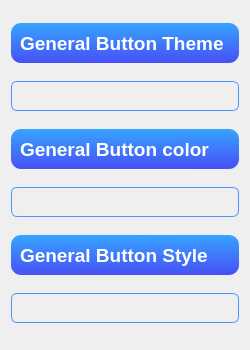
                <widget class="QWidget" name="scrollAreaWidgetContents_4">
                 <property name="geometry">
                  <rect>
                   <x>0</x>
                   <y>0</y>
                   <width>250</width>
                   <height>350</height>
                  </rect>
                 </property>
                 <layout class="QVBoxLayout" name="verticalLayout_17">
                  <item>
                   <widget class="QFrame" name="frame_25">
                    <property name="maximumSize">
                     <size>
                      <width>16777215</width>
                      <height>40</height>
                     </size>
                    </property>
                    <property name="styleSheet">
                     <string notr="true">background-color: qlineargradient(spread:pad, x1:0.502463, y1:0, x2:0.527, y2:1, stop:0 rgba(55, 164, 255, 255), stop:1 rgba(71, 80, 246, 255));
color: rgb(255, 255, 255);
border-radius:10px;</string>
                    </property>
                    <property name="frameShape">
                     <enum>QFrame::StyledPanel</enum>
                    </property>
                    <property name="frameShadow">
                     <enum>QFrame::Raised</enum>
                    </property>
                    <layout class="QVBoxLayout" name="verticalLayout_40">
                     <item>
                      <widget class="QLabel" name="label_10">
                       <property name="minimumSize">
                        <size>
                         <width>0</width>
                         <height>10</height>
                        </size>
                       </property>
                       <property name="font">
                        <font>
                         <pointsize>14</pointsize>
                         <weight>75</weight>
                         <bold>true</bold>
                        </font>
                       </property>
                       <property name="styleSheet">
                        <string notr="true">background:transparent;</string>
                       </property>
                       <property name="text">
                        <string>General Button Theme</string>
                       </property>
                      </widget>
                     </item>
                    </layout>
                   </widget>
                  </item>
                  <item>
                   <widget class="QFrame" name="frame_23">
                    <property name="maximumSize">
                     <size>
                      <width>16777215</width>
                      <height>30</height>
                     </size>
                    </property>
                    <property name="styleSheet">
                     <string notr="true">    border-width: 1px;
    border-radius: 6px;
    border:1px solid rgb(70, 151, 255);
 padding: 6px;
color: rgb(0, 0, 0);</string>
                    </property>
                    <property name="frameShape">
                     <enum>QFrame::StyledPanel</enum>
                    </property>
                    <property name="frameShadow">
                     <enum>QFrame::Raised</enum>
                    </property>
                    <layout class="QHBoxLayout" name="horizontalLayout_13"/>
                   </widget>
                  </item>
                  <item>
                   <widget class="QFrame" name="frame_26">
                    <property name="maximumSize">
                     <size>
                      <width>16777215</width>
                      <height>40</height>
                     </size>
                    </property>
                    <property name="styleSheet">
                     <string notr="true">background-color: qlineargradient(spread:pad, x1:0.502463, y1:0, x2:0.527, y2:1, stop:0 rgba(55, 164, 255, 255), stop:1 rgba(71, 80, 246, 255));
color: rgb(255, 255, 255);
border-radius:10px;</string>
                    </property>
                    <property name="frameShape">
                     <enum>QFrame::StyledPanel</enum>
                    </property>
                    <property name="frameShadow">
                     <enum>QFrame::Raised</enum>
                    </property>
                    <layout class="QHBoxLayout" name="horizontalLayout_16">
                     <item alignment="Qt::AlignLeft">
                      <widget class="QLabel" name="label_12">
                       <property name="minimumSize">
                        <size>
                         <width>0</width>
                         <height>10</height>
                        </size>
                       </property>
                       <property name="font">
                        <font>
                         <pointsize>14</pointsize>
                         <weight>75</weight>
                         <bold>true</bold>
                        </font>
                       </property>
                       <property name="styleSheet">
                        <string notr="true">background:transparent;</string>
                       </property>
                       <property name="text">
                        <string>General Button color</string>
                       </property>
                      </widget>
                     </item>
                    </layout>
                   </widget>
                  </item>
                  <item>
                   <widget class="QFrame" name="frame_27">
                    <property name="minimumSize">
                     <size>
                      <width>0</width>
                      <height>30</height>
                     </size>
                    </property>
                    <property name="maximumSize">
                     <size>
                      <width>16777215</width>
                      <height>30</height>
                     </size>
                    </property>
                    <property name="styleSheet">
                     <string notr="true">    border-width: 1px;
    border-radius: 6px;
    border:1px solid rgb(70, 151, 255);
 padding: 6px;
color: rgb(0, 0, 0);</string>
                    </property>
                    <property name="frameShape">
                     <enum>QFrame::StyledPanel</enum>
                    </property>
                    <property name="frameShadow">
                     <enum>QFrame::Raised</enum>
                    </property>
                    <layout class="QHBoxLayout" name="horizontalLayout_17"/>
                   </widget>
                  </item>
                  <item>
                   <widget class="QFrame" name="frame_28">
                    <property name="maximumSize">
                     <size>
                      <width>16777215</width>
                      <height>40</height>
                     </size>
                    </property>
                    <property name="styleSheet">
                     <string notr="true">background-color: qlineargradient(spread:pad, x1:0.502463, y1:0, x2:0.527, y2:1, stop:0 rgba(55, 164, 255, 255), stop:1 rgba(71, 80, 246, 255));
color: rgb(255, 255, 255);
border-radius:10px;</string>
                    </property>
                    <property name="frameShape">
                     <enum>QFrame::StyledPanel</enum>
                    </property>
                    <property name="frameShadow">
                     <enum>QFrame::Raised</enum>
                    </property>
                    <layout class="QHBoxLayout" name="horizontalLayout_18">
                     <item alignment="Qt::AlignLeft">
                      <widget class="QLabel" name="label_11">
                       <property name="minimumSize">
                        <size>
                         <width>0</width>
                         <height>10</height>
                        </size>
                       </property>
                       <property name="font">
                        <font>
                         <pointsize>14</pointsize>
                         <weight>75</weight>
                         <bold>true</bold>
                        </font>
                       </property>
                       <property name="styleSheet">
                        <string notr="true">background:transparent;</string>
                       </property>
                       <property name="text">
                        <string>General Button Style</string>
                       </property>
                      </widget>
                     </item>
                    </layout>
                   </widget>
                  </item>
                  <item>
                   <widget class="QFrame" name="frame_29">
                    <property name="maximumSize">
                     <size>
                      <width>16777215</width>
                      <height>30</height>
                     </size>
                    </property>
                    <property name="styleSheet">
                     <string notr="true">    border-width: 1px;
    border-radius: 6px;
    border:1px solid rgb(70, 151, 255);
 padding: 6px;
color: rgb(0, 0, 0);
</string>
                    </property>
                    <property name="frameShape">
                     <enum>QFrame::StyledPanel</enum>
                    </property>
                    <property name="frameShadow">
                     <enum>QFrame::Raised</enum>
                    </property>
                    <layout class="QHBoxLayout" name="horizontalLayout_19"/>
                   </widget>
                  </item>
                 </layout>
                </widget>
